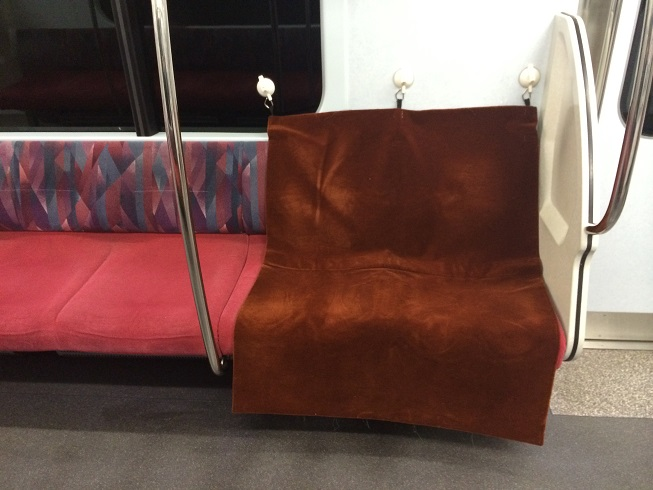
//> input picture edge_tester/edge_tester/input2.jpg, 653 x 490 px
$ ./main   (built with g++ and OpenCV 4)
//> lines starting //> are read from the running program, lines starting //| are printed output that depends on the picture
#include <opencv2/opencv.hpp>
#include <opencv2/opencv_lib.hpp>

using namespace cv;


void edgeDiff();
void edgeSobel();
void edgeLaplacian();
void edgeLOG2();
void edgeLaplacian2();

int main(){

	edgeLOG2();
	edgeLaplacian2();

	//OpenCVの関数．何かしらのボタンの入力があるまで，プログラムを止める．
	waitKey(0);
	return 0;
}

// [35 lines left out: functions edgeDiff, edgeSobel, not called in this run]
// [62 lines of commented-out code are left out]

void edgeLOG2(){
	Mat src, gray, dst, abs_dst;


    src = imread( "input2.jpg" );
//> src is the input picture: 490 rows x 653 cols, CV_8UC3; mean B, G, R 80.4, 87, 117.1

    /// Remove noise by blurring with a Gaussian filter
    GaussianBlur( src, src, Size(3,3), 1, 1, BORDER_DEFAULT );

	cvtColor( src, gray, CV_RGB2GRAY );
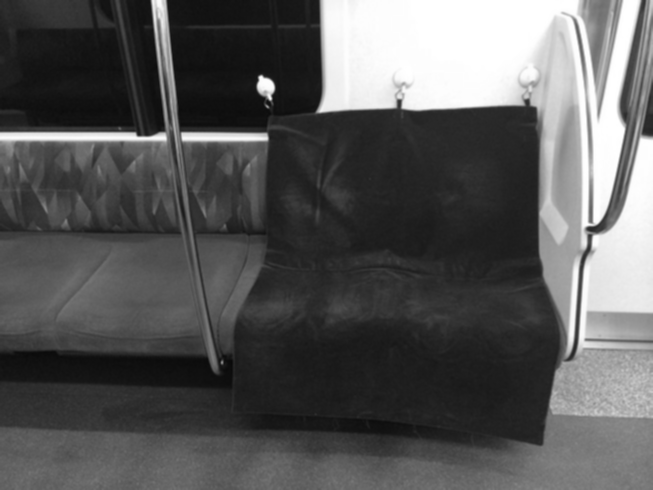
//> gray: 490 rows x 653 cols, CV_8UC1; min 9, max 255, mean 88.5

    /// Apply Laplace function
    Laplacian( gray, dst, CV_16SC1, 3, 1, 0, BORDER_DEFAULT );
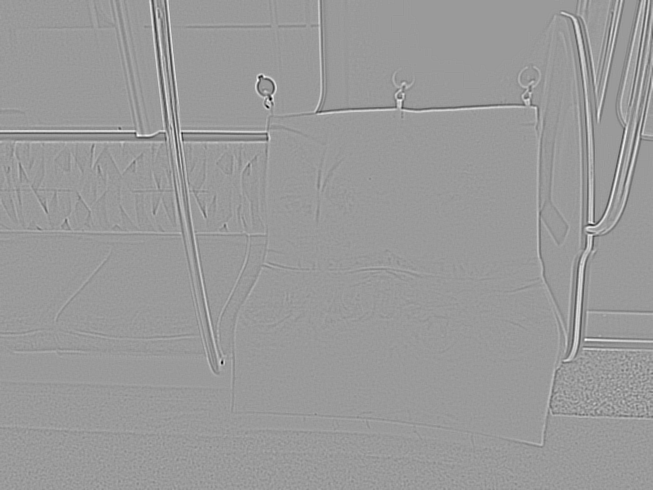
//> dst: 490 rows x 653 cols, CV_16SC1; min -460, max 300, mean 0; drawn with min black and max white

	convertScaleAbs(dst, abs_dst );
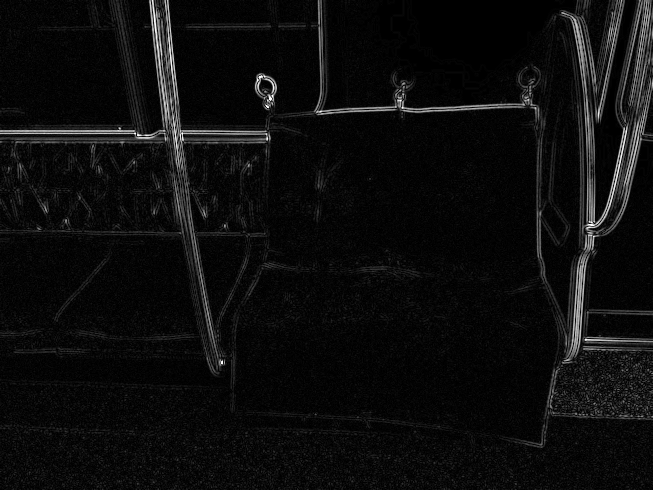
//> abs_dst: 490 rows x 653 cols, CV_8UC1; min 0, max 255, mean 13

    imshow( "resultlog", abs_dst );
	imwrite("result_log.jpg",abs_dst);

    waitKey(0);
}

void edgeLaplacian2(){
	Mat src, gray, dst, abs_dst;

    src = imread( "input2.jpg" );

    /// Remove noise by blurring with a Gaussian filter
//    GaussianBlur( src, src, Size(7,7), 3, 3, BORDER_DEFAULT );

	cvtColor( src, gray, CV_RGB2GRAY );

    /// Apply Laplace function
    Laplacian( gray, dst, CV_16SC1, 3, 1, 0, BORDER_DEFAULT );
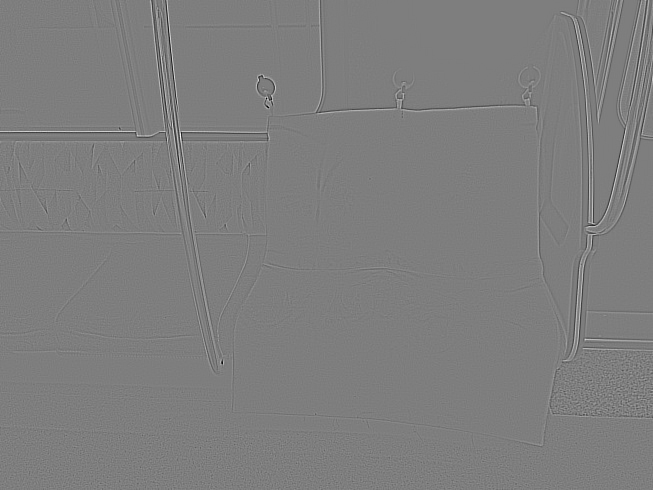
//> dst: 490 rows x 653 cols, CV_16SC1; min -1150, max 1172, mean 0; drawn with min black and max white

	convertScaleAbs(dst, abs_dst );
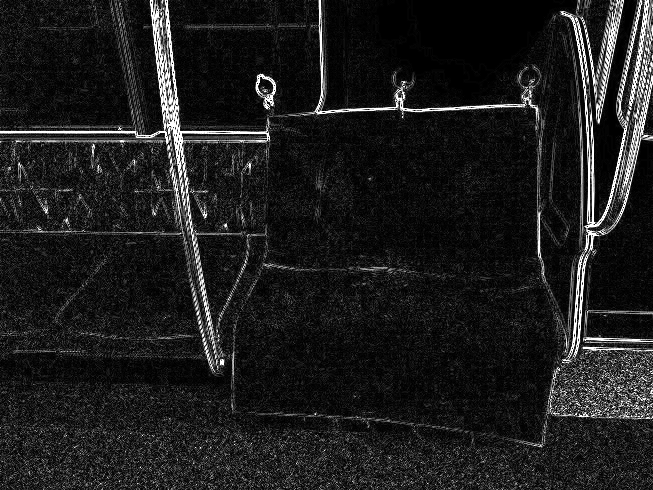
//> abs_dst: 490 rows x 653 cols, CV_8UC1; min 0, max 255, mean 29.1

    imshow( "resultlap", abs_dst );
	imwrite("result_lap.jpg",abs_dst);

    waitKey(0);
}

// [67 lines left out: function edgeLaplacian, not called in this run]
